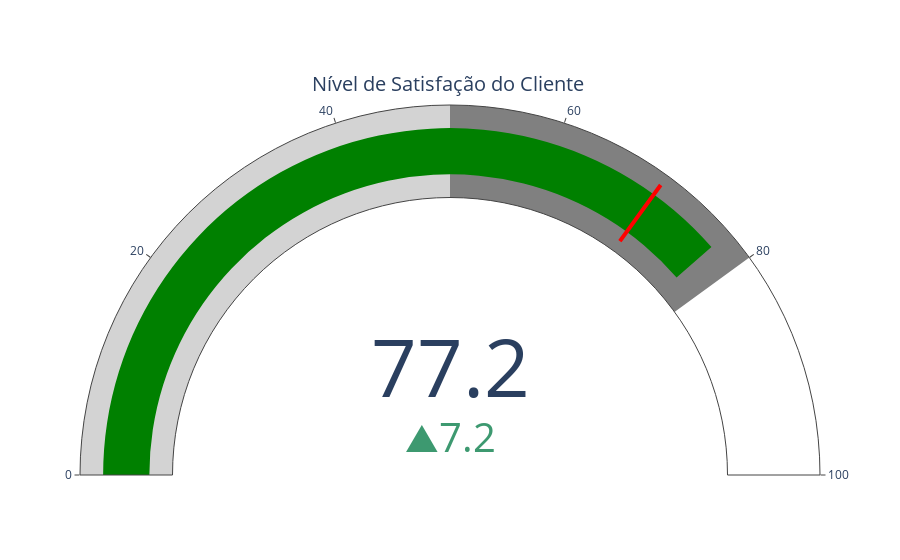

Write notebook code for a chart like this one.
### Code cell
# Plot
# Observe que usaremos como referência percentual de 70
fig = go.Figure(go.Indicator(domain = {'x': [0, 1], 'y': [0, 1]},
                             value = percentual_satisfeito,
                             mode = "gauge+number+delta",
                             title = {'text': "Nível de Satisfação do Cliente\n"},
                             delta = {'reference': 70},
                             gauge = {'axis': {'range': [None, 100]}, 'steps' : [
                                 {'range': [0, 50], 'color': "lightgray"},
                                 {'range': [50, 80], 'color': "gray"}],
                                      'threshold' : {'line': {'color': "red", 'width': 4}, 
                                                     'thickness': 0.75, 'value': 70}}))

fig.show()

### Figure 1 — Plotly figure (JSON) as saved in the notebook; plotly's stock layout.template omitted (floating-point values rounded to 4 significant figures)
{"data": [{"delta": {"reference": 70}, "domain": {"x": [0, 1], "y": [0, 1]}, "gauge": {"axis": {"range": [null, 100]}, "steps": [{"color": "lightgray", "range": [0, 50]}, {"color": "gray", "range": [50, 80]}], "threshold": {"line": {"color": "red", "width": 4}, "thickness": 0.75, "value": 70}}, "mode": "gauge+number+delta", "title": {"text": "Nível de Satisfação do Cliente\n"}, "type": "indicator", "value": 77.17}], "layout": {}}
